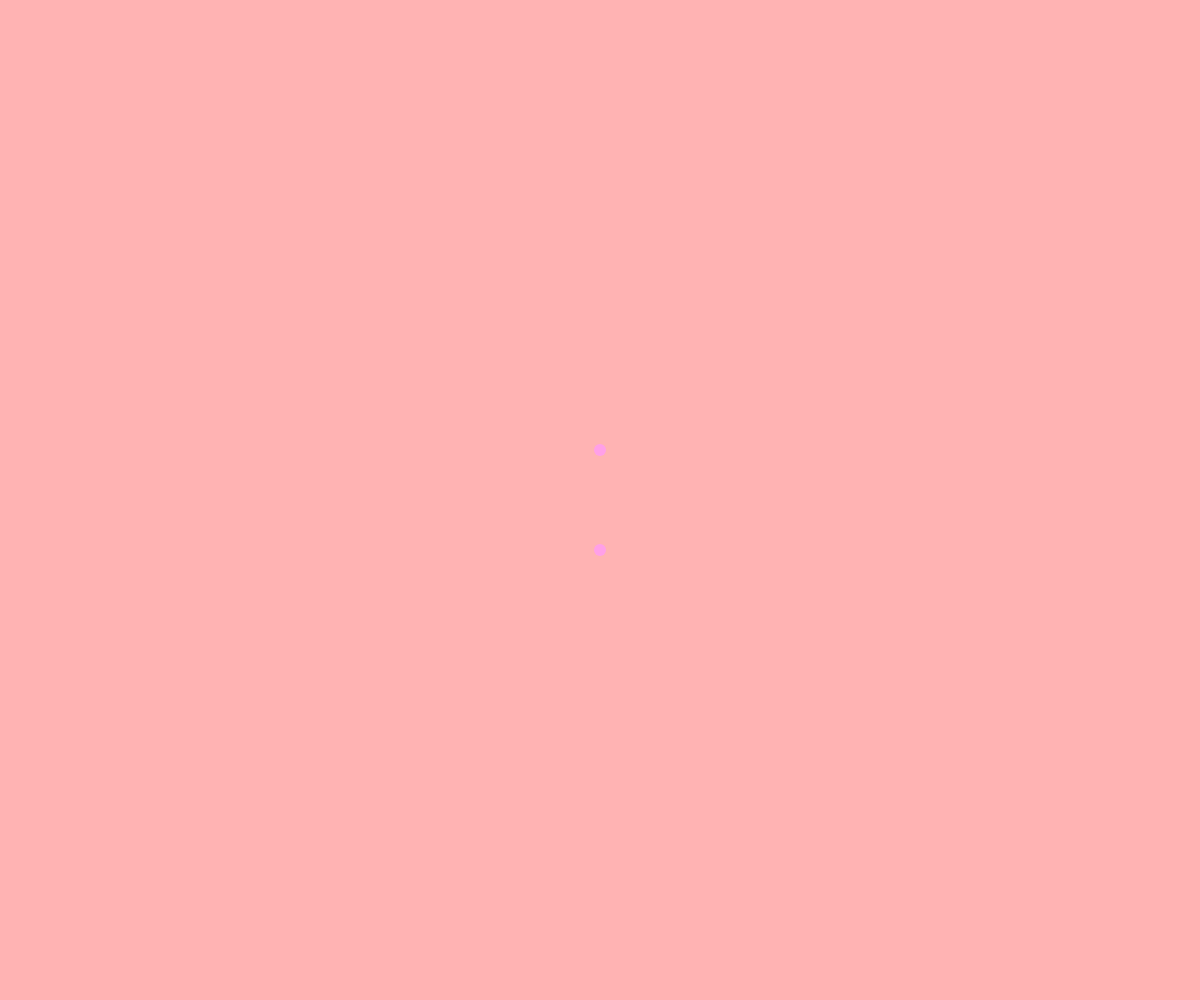
Frame 1 (no input)
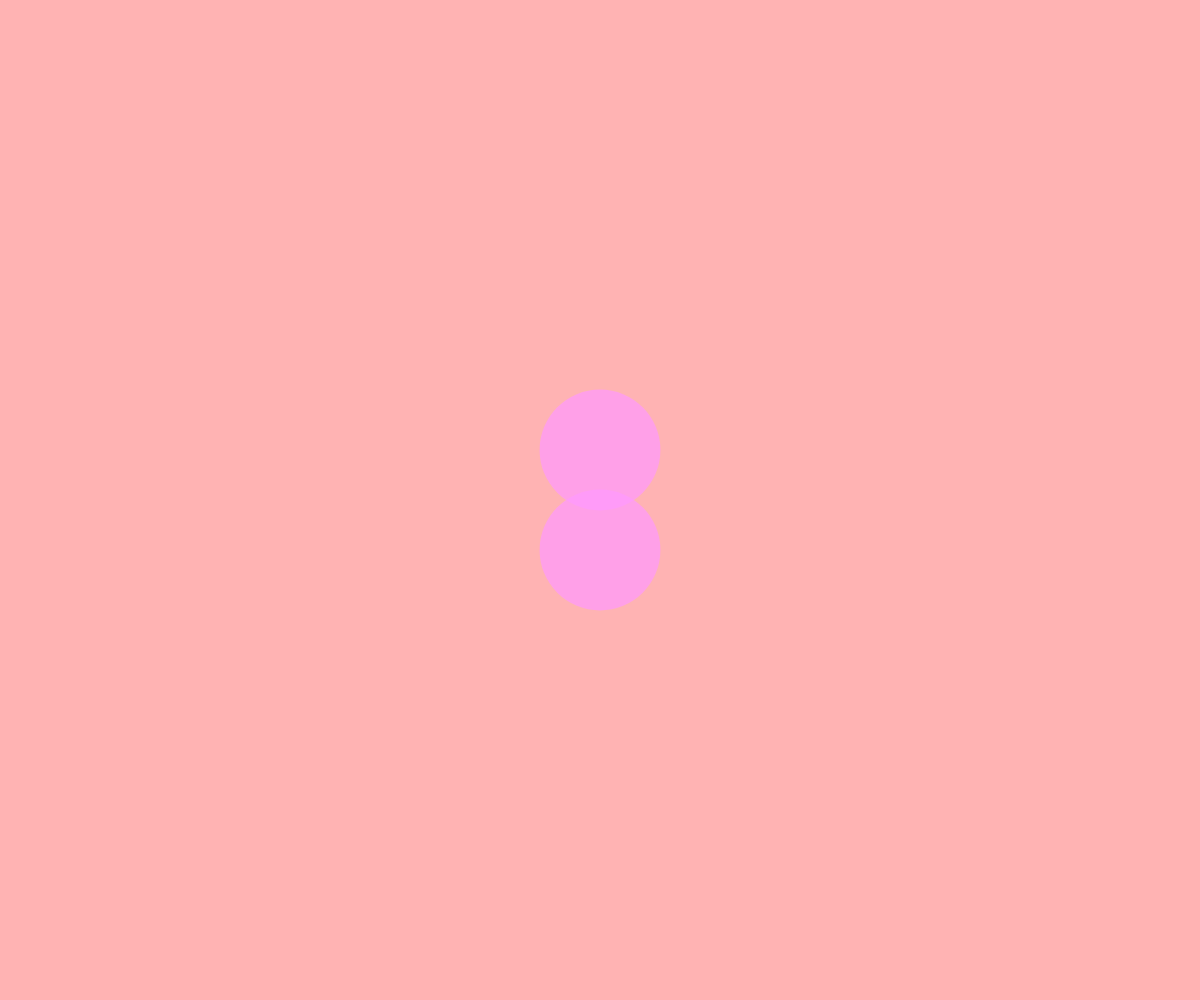
Frame 60 (no input)
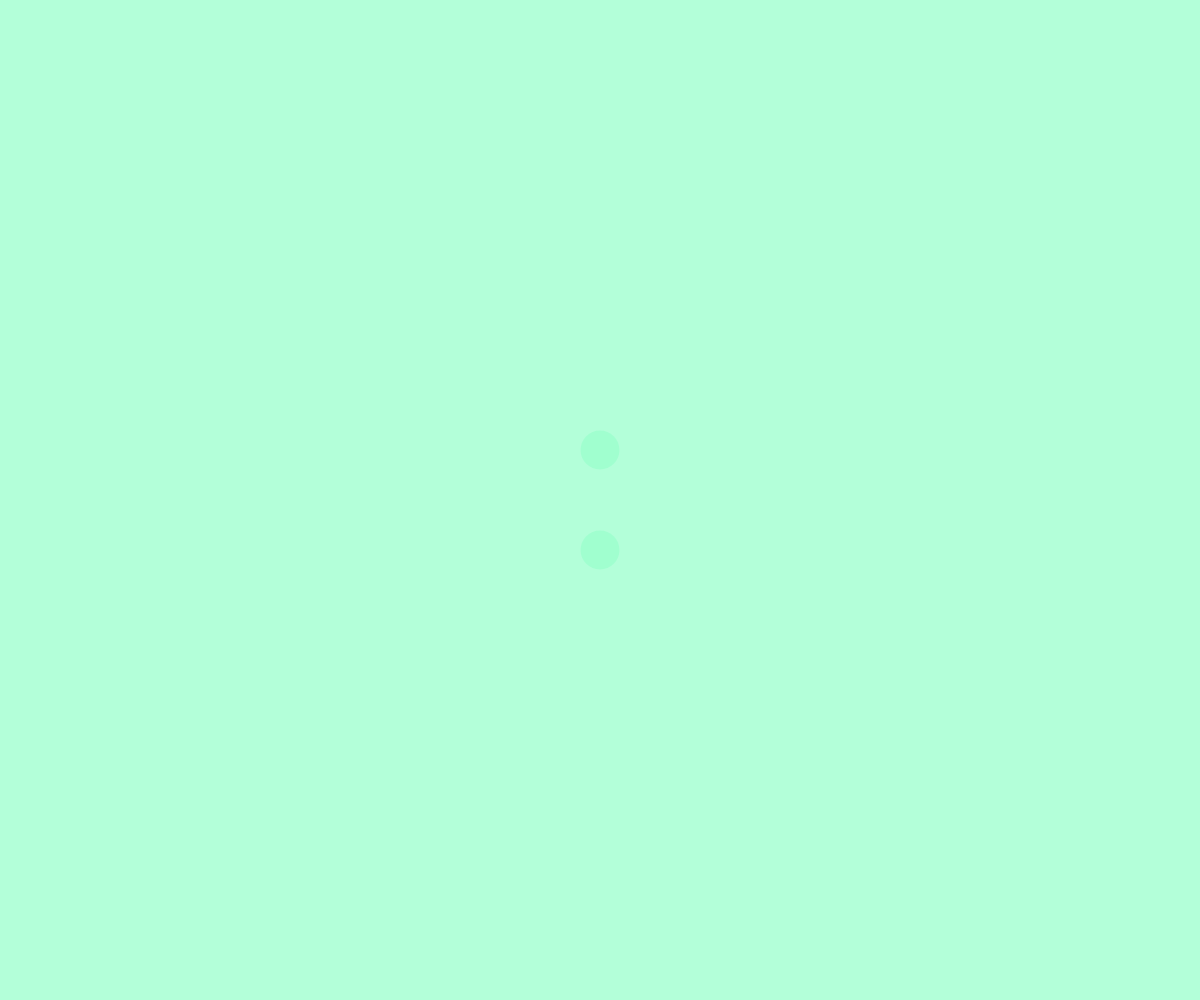
Frame 120 (the mouse pressed at the canvas centre since frame 60)

The p5.js sketch that drew these frames (run headless with seeded random() and noise() and a simulated clock; from frame 60 on, the mouse is pressed at the canvas centre):

// p5.js sketch
// ── sketch.js

let bgColor;
let blockColor; 


// phase drives the beat; mouseY controls speed
let phase = 0;          // 0..1 within a beat
let beatIndex = 0;      // 0..59, increments each wrapped beat

function setup() {
  createCanvas(windowWidth, windowHeight);
  rectMode(CENTER);
  colorMode(HSB, 360, 100, 100, 1);
  noStroke();
}

function draw() {
  // --- Colour ---
  const mainHue = map(mouseX, 0, width, 0, 300);
  const oppositeHue = map(mainHue, 0, 300, 300, 0);

  bgColor    = color(mainHue, 30, 100, 1);
  blockColor = color(oppositeHue, 40, 100, 0.7);
  background(bgColor);

  // --- MouseY -> speed (higher = faster) ---
  let speed = map(mouseY, height * 0.85, height * 0.15, 0.003, 0.05);
  speed = constrain(speed, 0.002, 0.2);

  // --- Advance phase; count beats on wrap ---
  phase += speed;
  const wraps = floor(phase);           // how many times we crossed 1 this frame
  if (wraps >= 1) {
    beatIndex = (beatIndex + wraps) % 60; // step once per beat, reset after 60
    phase -= wraps;                       // keep phase in [0,1)
  }

  // Inner circle: grows within the current beat, then snaps back
  const inner = map(phase, 0, 1, 0, 200);


  fill(blockColor);
  circle(width * 0.5, height * 0.45, inner);
  circle(width * 0.5, height * 0.55, inner)
}

function windowResized() {
  resizeCanvas(windowWidth, windowHeight);
}
